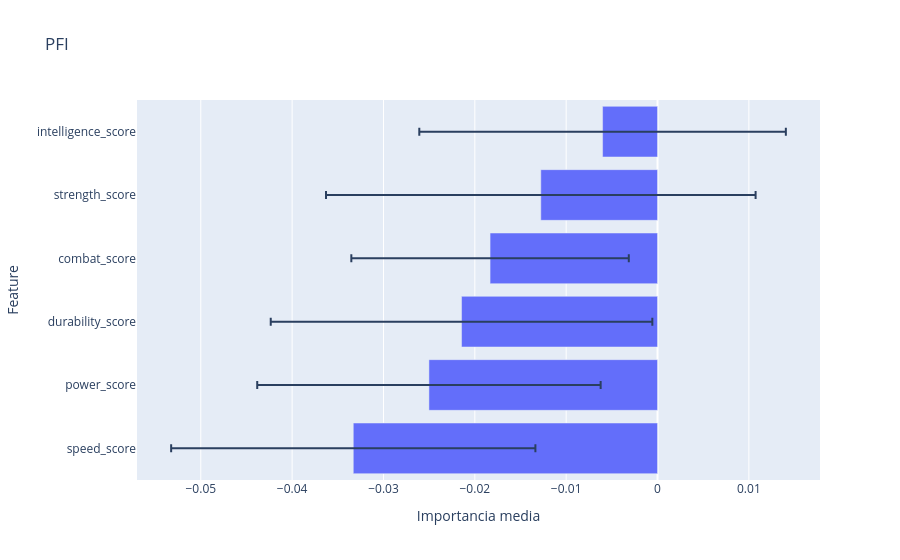

Here is the notebook cell this chart was saved with:
### Markdown cell above
---

### 4.1.2 Implementación [0.2 Puntos]

**To-do:**
- [ ] Calcular `permutation_importance` con `n_repeats=30` y `scoring="f1_macro"`.
- [ ] Graficar un boxplot horizontal con plotly (`px.bar` con `orientation='h'`) con la importancia y varianza de cada feature.

### Code cell
#### Código aquí ####

# Calculamos permutation_importance con n_repeats=30
# result = score original - score permutado
# result < 0 -> feature no importante
# result > 0 -> feature importante
import plotly.express as px
from sklearn.inspection import permutation_importance

result = permutation_importance(
    lgbm_interp, X_test_num, y_test_encoded, n_repeats=30, random_state=RANDOM_STATE, scoring="f1_macro"
)


perm_importance = pd.DataFrame(
    {
        "feature": NUMERICAL_FEATURES,
        "importance_mean": result.importances_mean,
        "importance_std": result.importances_std,
    }
).sort_values("importance_mean", ascending=False)
print(perm_importance)


# Boxplot horizontal con plotly con importancia y varianza de cada feature

fig = px.bar(perm_importance, x="importance_mean", y="feature", orientation="h", error_x="importance_std", title="PFI ")

fig.update_layout(yaxis={"categoryorder": "total ascending"}, xaxis_title="Importancia media", yaxis_title="Feature")

fig.show()

### Figure 1 — Plotly figure (JSON) as saved in the notebook; plotly's stock layout.template omitted (floating-point values rounded to 4 significant figures)
{"data": [{"error_x": {"array": [0.02006, 0.02351, 0.01519, 0.02089, 0.0188, 0.01994]}, "hovertemplate": "importance_mean=%{x}<br>feature=%{y}<extra></extra>", "legendgroup": "", "marker": {"color": "#636efa", "pattern": {"shape": ""}}, "name": "", "orientation": "h", "showlegend": false, "textposition": "auto", "type": "bar", "x": [-0.006014, -0.01278, -0.01833, -0.02145, -0.02502, -0.03331], "xaxis": "x", "y": ["intelligence_score", "strength_score", "combat_score", "durability_score", "power_score", "speed_score"], "yaxis": "y"}], "layout": {"barmode": "relative", "legend": {"tracegroupgap": 0}, "title": {"text": "PFI "}, "xaxis": {"anchor": "y", "domain": [0, 1], "title": {"text": "Importancia media"}}, "yaxis": {"anchor": "x", "categoryorder": "total ascending", "domain": [0, 1], "title": {"text": "Feature"}}}}
